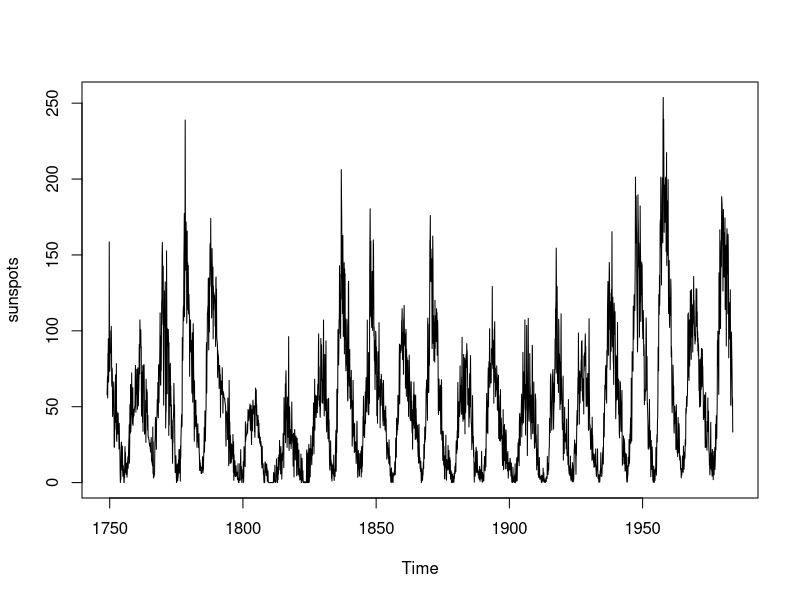
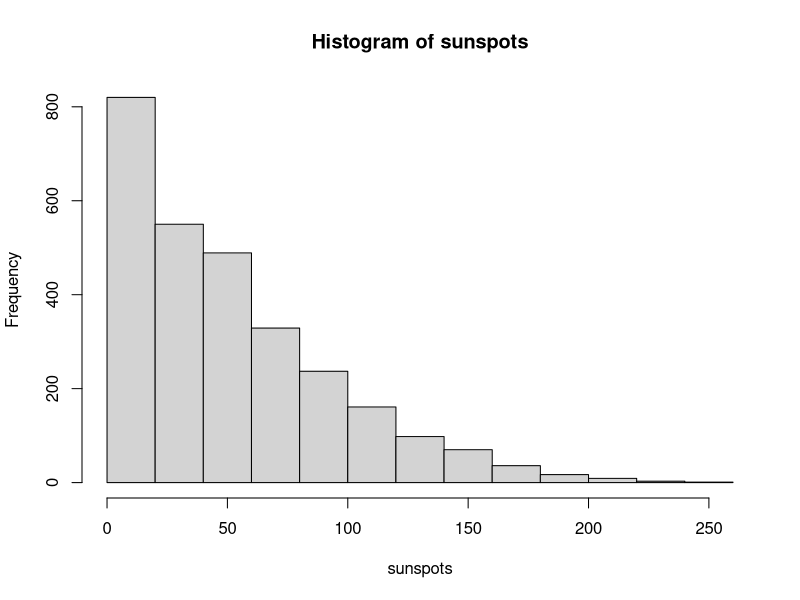
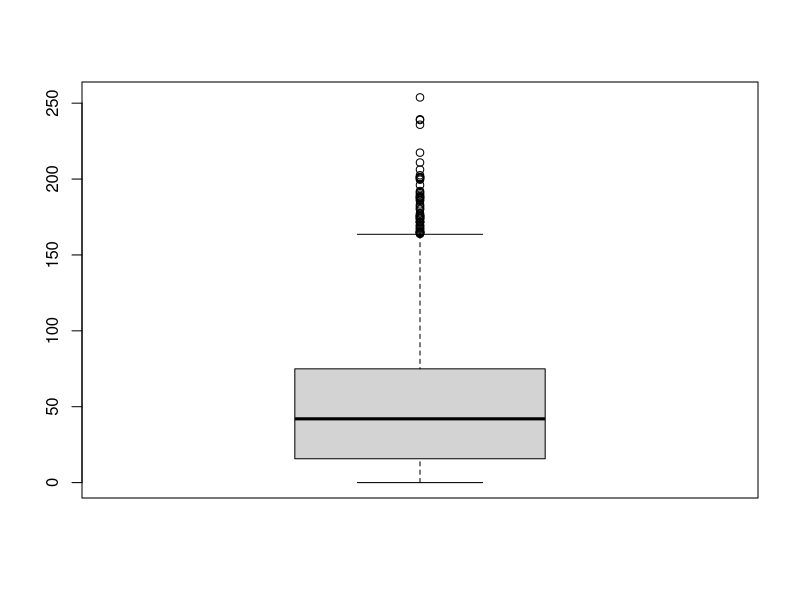

Recreate these plots in R, in order. (Note: this script raises an error after producing the figures.)
library(ggplot2)

#graficos do R core
plot(sunspots)
hist(sunspots)
boxplot(sunspots)

#ggplot
autoplot(AirPassengers)

#explorando parte da serie
sun2 = window(sunspots,1749,c(1763,12))
plot(sun2)
hist(sun2)
boxplot(sun2)

#agregar valores
plot(aggregate(AirPassengers, FUN=mean))


